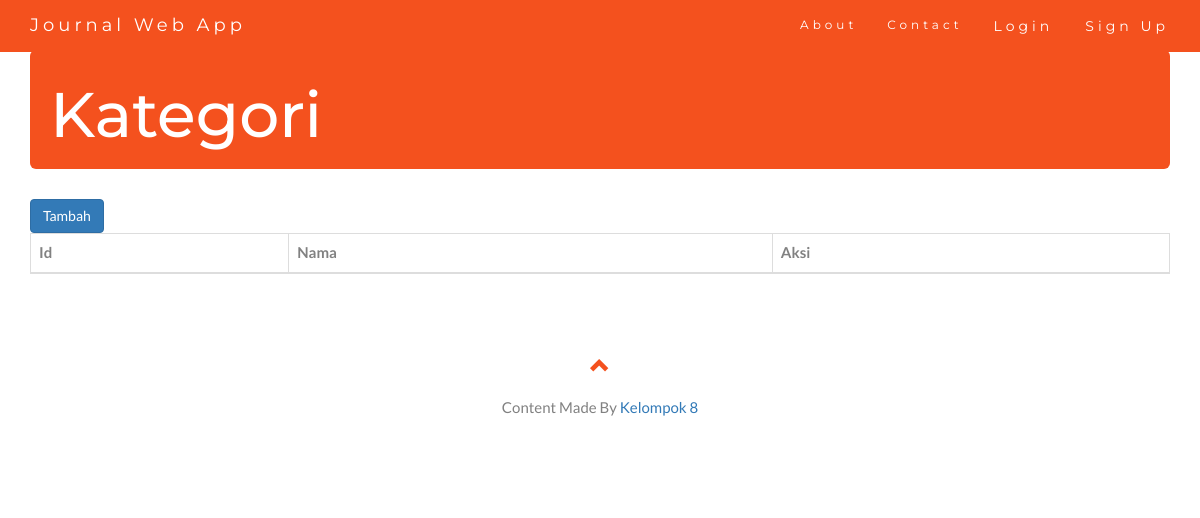
Before: /index.php/kategori with the older database file.
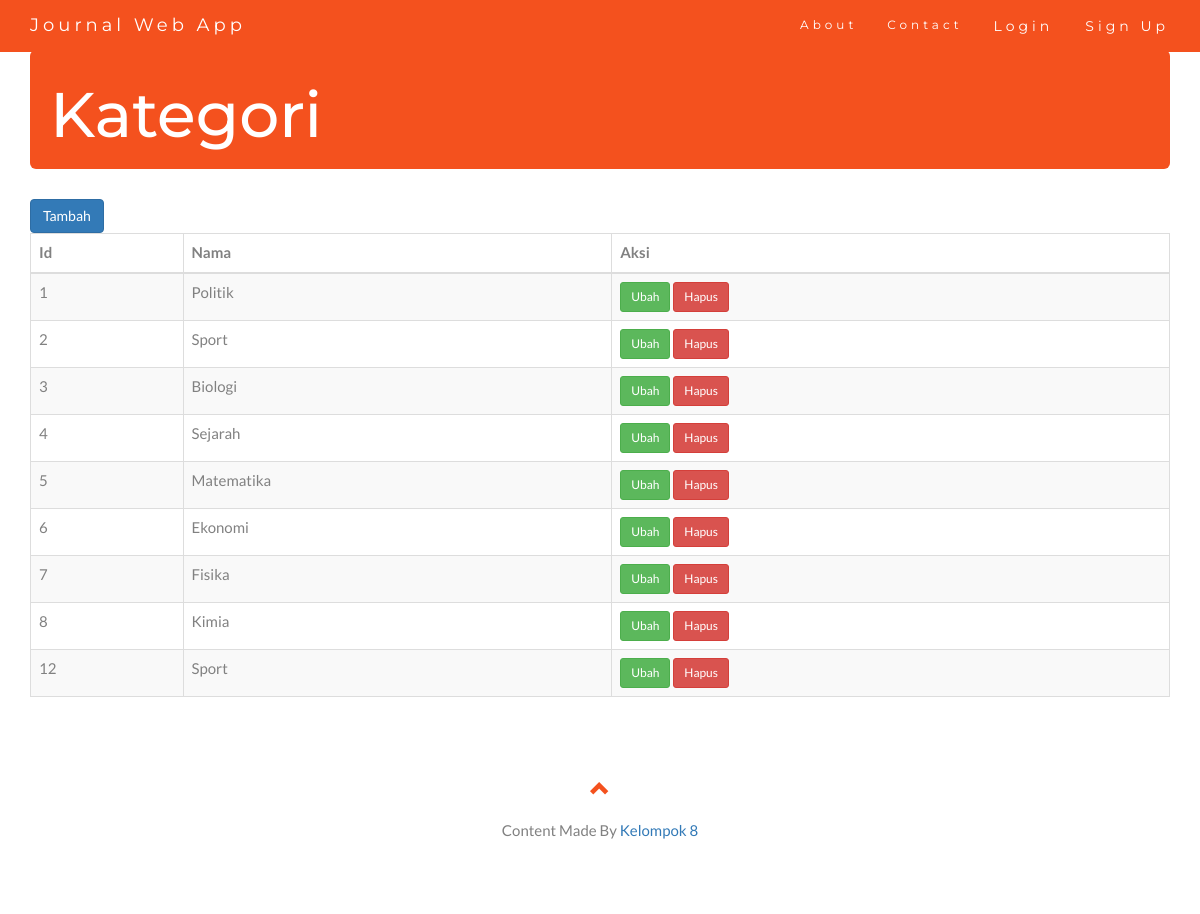
After: the same page with the newer database file.
### tables this page shows
CREATE TABLE `kategori` (
  `id` int(11) NOT NULL,
  `nama` varchar(100) NOT NULL
);

### application/controllers/kategori.php (called while the page is built, shortened)
<?php
class kategori extends CI_Controller {
	function __construct() {
		$this->load->model('kategori_m');
		$this->load->helper('form');
	}
	public function index()
	{
		$data['getData'] = $this->kategori_m->getData();
		$this->load->view('kategori/kategori.php',$data);
	}
}

### index.php (called while the page is built, shortened)
<?php
require_once BASEPATH.'core/CodeIgniter.php';

### application/models/kategori_m.php (called while the page is built, shortened)
<?php
class kategori_m extends CI_Model {
	public function getData()
	{
		$this->db->select('*');
		$this->db->from("kategori");
		$query = $this->db->get();
		return $query->result_array();
	}
}

### application/views/kategori/kategori.php (the view, shortened to what this page needs)
<main role="main" class="container" style="margin-top: 5rem;">
	<div class="jumbotron" style="padding: 10px 20px;">
		<h1>Kategori</h1>
	</div>
	<a href="<?php echo base_url('kategori/tambah') ?>" class="btn btn-primary mb-3">Tambah</a>
	<table id="example" class="table table-striped table-bordered" style="width:100%">
		<thead>
			<tr>
				<th>Id</th>
				<th>Nama</th>
				<th>Aksi</th>
			</tr>
		</thead>
		<tbody>
			<?php foreach ($getData as $key => $value): ?>
				<tr>
					<td><?php echo $value['id'] ?></td>
					<td><?php echo $value['nama'] ?></td>
					<td>
						<a href="<?php echo base_url('kategori/ubah/'.$value['id']) ?>" class="btn btn-sm btn-success">Ubah</a>
						<a href="<?php echo base_url('kategori/hapus/'.$value['id']) ?>" class="btn btn-sm btn-danger">Hapus</a>
					</td>
				</tr>
			<?php endforeach ?>
		</tbody>
	</table>
</main>

Changed rows visible on the page:
added kategori: id "1", nama "Politik"
added kategori: id "2", nama "Sport"
added kategori: id "3", nama "Biologi"
added kategori: id "4", nama "Sejarah"
added kategori: id "5", nama "Matematika"
added kategori: id "6", nama "Ekonomi"
added kategori: id "7", nama "Fisika"
added kategori: id "8", nama "Kimia"
added kategori: id "12", nama "Sport"
